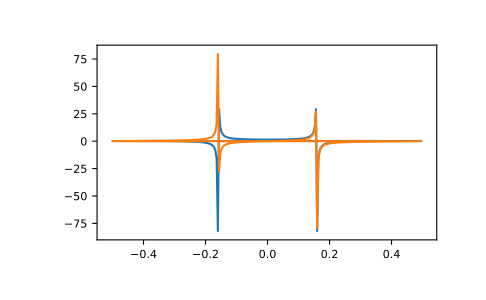

Recreate this plot in Python.
np.fft.fft(np.exp(2j * np.pi * np.arange(8) / 8))
# array([-2.33486982e-16+1.14423775e-17j,  8.00000000e+00-1.25557246e-15j,
# 2.33486982e-16+2.33486982e-16j,  0.00000000e+00+1.22464680e-16j,
# -1.14423775e-17+2.33486982e-16j,  0.00000000e+00+5.20784380e-16j,
# 1.14423775e-17+1.14423775e-17j,  0.00000000e+00+1.22464680e-16j])

# In this example, real input has an FFT which is Hermitian, i.e., symmetric
# in the real part and anti-symmetric in the imaginary part, as described in
# the `numpy.fft` documentation:

import matplotlib.pyplot as plt
t = np.arange(256)
sp = np.fft.fft(np.sin(t))
freq = np.fft.fftfreq(t.shape[-1])
plt.plot(freq, sp.real, freq, sp.imag)
# [<matplotlib.lines.Line2D object at 0x...>, <matplotlib.lines.Line2D object at 0x...>]
plt.show()
